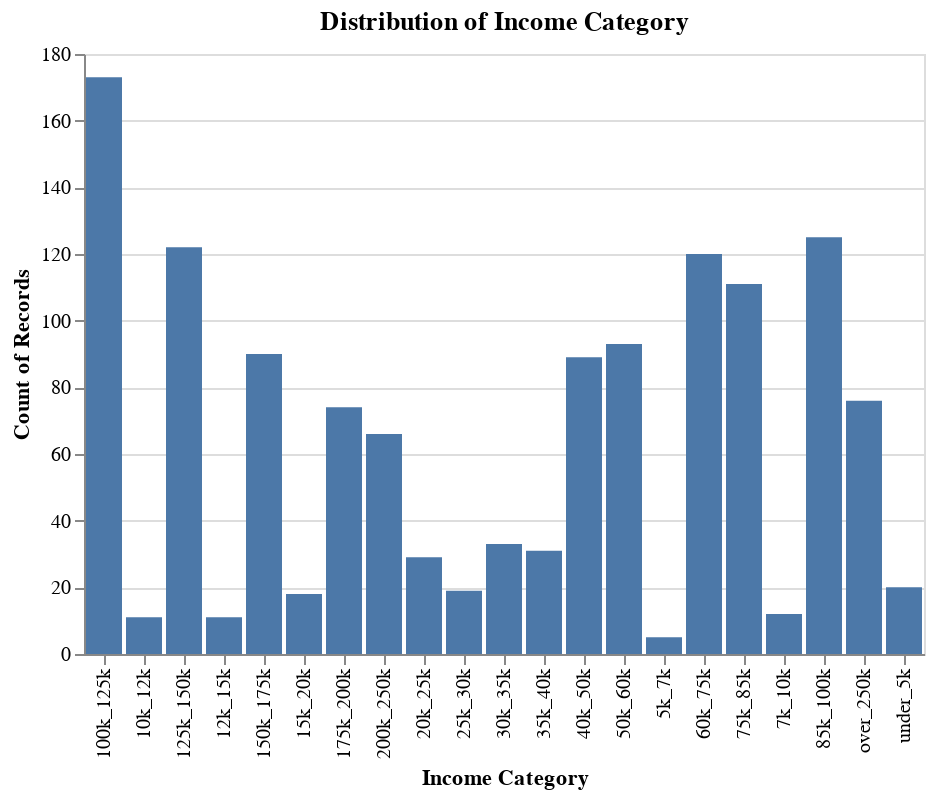

The cell this chart's notebook holds for it:
### Code cell
alt.Chart(hcmst).mark_bar().encode(
    x=alt.X('subject_income_category', title='Income Category'),
    y='count()'
).properties(
    title='Distribution of Income Category'
)

### Figure 1 — Vega-Lite specification as saved in the notebook (floating-point values rounded to 4 significant figures; data arrays with more than 128 entries replaced by an {"elided": "..."} marker saying what was removed)
{"config": {"view": {"continuousWidth": 300, "continuousHeight": 300}}, "data": {"name": "data-6c62ff0f4ef18e54d35438cd39a85b75"}, "mark": {"type": "bar"}, "encoding": {"x": {"field": "subject_income_category", "title": "Income Category", "type": "nominal"}, "y": {"aggregate": "count", "type": "quantitative"}}, "title": "Distribution of Income Category", "$schema": "https://vega.github.io/schema/vega-lite/v6.1.0.json", "datasets": {"data-6c62ff0f4ef18e54d35438cd39a85b75": {"elided": "1328 records"}}}
